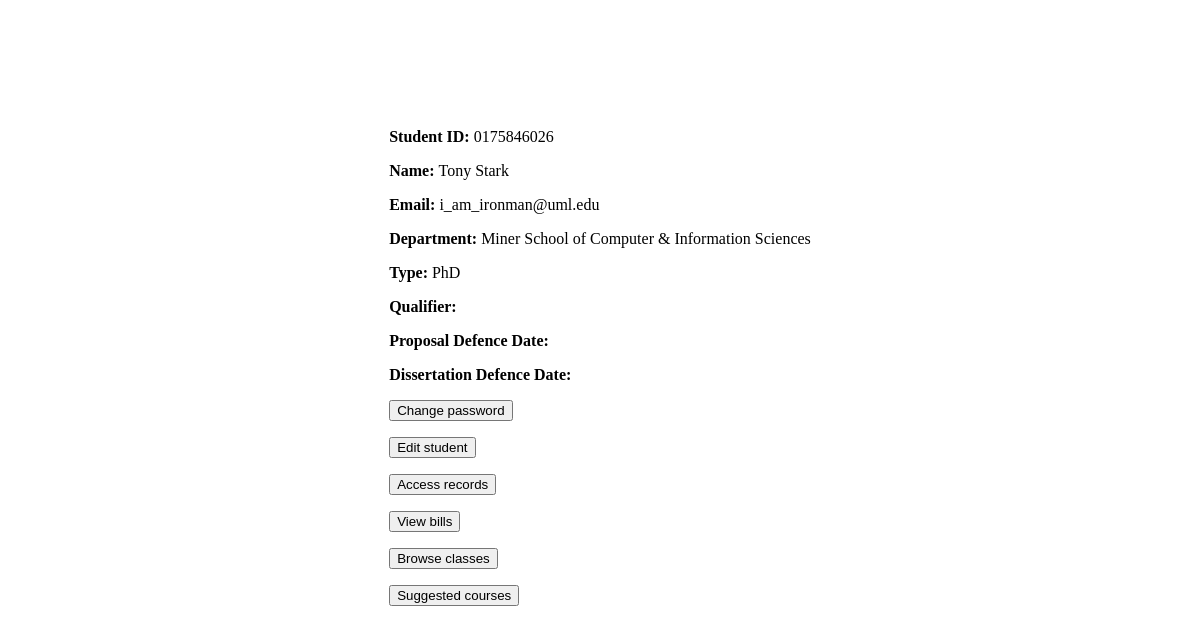
Page /src/student.php?student_id=0175846026 on the earlier database version.
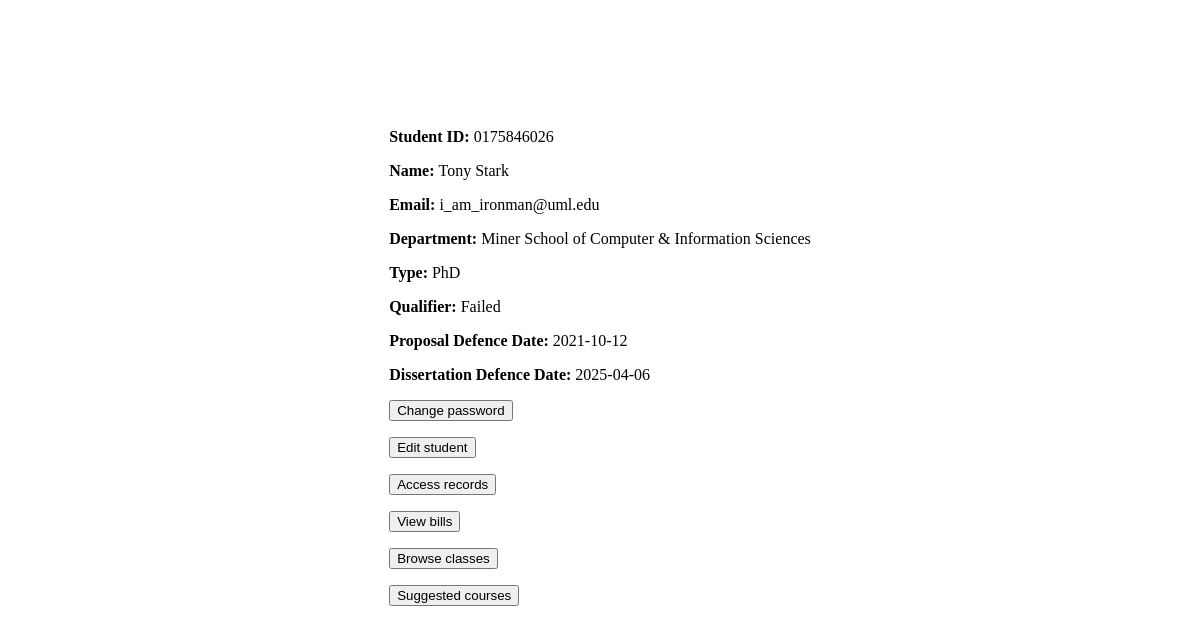
Same page on the later database version.
### tables this page shows
create table PhD (
    student_id varchar(10),
    qualifier varchar(30),
    proposal_defence_date date,
    dissertation_defence_date date,
    primary key (student_id),
    foreign key (student_id) references student (student_id) on delete cascade
);

### src/common/pdo.php (called while the page is built)
<?php
function pdo_connect(): PDO
{
    $config = require __DIR__ . '/config.php';
    $database_config = $config['database'];
    $host = $database_config['host'];
    $dbname = $database_config['dbname'];
    $username = $database_config['username'];
    $password = $database_config['password'];
    return new PDO(
        "mysql:host=$host;dbname=$dbname;charset=utf8mb4",
        $username,
        $password,
        [
            PDO::ATTR_ERRMODE => PDO::ERRMODE_EXCEPTION,
            PDO::ATTR_DEFAULT_FETCH_MODE => PDO::FETCH_ASSOC,
            PDO::ATTR_EMULATE_PREPARES => false
        ]
    );
}
function pdo_instance(bool $original = false): PDO|null
{
    static $pdo;
    if ($original) {
        return $pdo;
    }
    if (!$pdo) {
        $pdo = pdo_connect();
    }
    return $pdo;
}
function bind_params(PDOStatement $stmt, array $params): PDOStatement
{
    foreach ($params as $key => $value) {
        $stmt->bindValue(':' . $key, $value);
    }
    return $stmt;
}
function execute(PDOStatement $stmt, array $params = []): bool
{
    if ($params !== []) {
        bind_params($stmt, $params);
    }
    return $stmt->execute();
}

### src/service/student.php (called while the page is built, shortened)
<?php
require_once __DIR__ . '/../minimal.php';
function get_student_by_id(string $student_id): array|null
{
    $stmt = pdo_instance()->prepare(
        "
            SELECT * FROM student
            WHERE student_id = :student_id
        "
    );
    execute($stmt, ["student_id" => $student_id]);
    return $stmt->rowCount() === 0 ? null : $stmt->fetch();
}
function get_undergraduate(string $student_id): array|null
{
    $stmt = pdo_instance()->prepare(
        "
            SELECT * FROM undergraduate
            WHERE student_id = :student_id
        "
    );
    execute($stmt, ['student_id' => $student_id]);
    return $stmt->rowCount() === 0 ? null : $stmt->fetch();
}
function get_master(string $student_id): array|null
{
    $stmt = pdo_instance()->prepare(
        "
            SELECT * FROM master
            WHERE student_id = :student_id
        "
    );
    execute($stmt, ['student_id' => $student_id]);
    return $stmt->rowCount() === 0 ? null : $stmt->fetch();
}
function get_phd(string $student_id): array|null
{
    $stmt = pdo_instance()->prepare(
        "
            SELECT * FROM PhD
            WHERE student_id = :student_id
        "
    );
    execute($stmt, ['student_id' => $student_id]);
    return $stmt->rowCount() === 0 ? null : $stmt->fetch();
}
function get_student_type(string $student_id): string
{
    if (get_undergraduate($student_id) !== null) {
        return StudentType::UNDERGRADUATE;
    }
    if (get_master($student_id) !== null) {
        return StudentType::MASTER;
    }
    if (get_phd($student_id) !== null) {
        return StudentType::PHD;
    }
    return '';
}
function get_student_subclass(
    string $student_id,
    string $type,
): array {
    $validTypes = [
        StudentType::UNDERGRADUATE,
        StudentType::MASTER,
        StudentType::PHD,
    ];
    $table = $type;
    $stmt = pdo_instance()->prepare(
        "
            SELECT *
            FROM {$table}
            Where student_id = :student_id
        "
    );
    execute($stmt, ['student_id' => $student_id]);
    return $stmt->fetch();
}

### src/minimal.php (called while the page is built, shortened)
<?php
require_once __DIR__ . '/common/pdo.php';
function build_url(string $url, array $params = []): string
{
    $query_string = $params ? '?' . http_build_query($params, '', '&') : '';
    return $url . $query_string;
}

### src/student.php (the view, shortened to what the changed rows need)
<?php
require_once 'service/student.php';
$student_id = $_GET['student_id'];
$student = get_student_by_id($student_id);
$student_type = get_student_type($student_id);
$student_subclass = get_student_subclass($student_id, $student_type);
$student_type = get_student_type($student_id);
$change_password_url = build_url(Page::CHANGE_PASSWORD, [
    'email' => $student['email']
]);
$edit_student_url = build_url(Page::EDIT_STUDENT, [
    'student_id' => $student_id
]);
$access_records_url = build_url(Page::COURSE_HISTORY, [
    'student_id' => $student_id
]);
$view_bills_url = build_url(Page::STUDENT_BILLS, [
    'student_id' => $student_id
]);
$browse_classes_url = build_url(Page::BROWSE, [
    'student_id' => $student_id
]);
$suggested_course_url = build_url(Page::SUGGESTED_COURSES, [
    'student_id' => $student_id,
    'semester' => 'Fall',
    'year' => 2025
]);
?>
<html lang="en">
<head>
</head>
<body>
<div style="display: flex; justify-content: center; margin-top: 16vh;">
  <div style="display: flex; flex-direction: column; gap: 1rem;">
    <div><b>Student ID: </b> <?= $student['student_id'] ?></div>
    <div><b>Name: </b> <?= $student['name'] ?></div>
    <div><b>Email: </b> <?= $student['email'] ?></div>
    <div><b>Department: </b> <?= $student['dept_name'] ?></div>
    <div><b>Type: </b> <?= $student_type ?></div>
      <?php if ($student_type === StudentType::PHD): ?>
        <div>
          <b>Qualifier: </b>
            <?= $student_subclass['qualifier'] ?>
        </div>
        <div>
          <b>Proposal Defence Date: </b>
            <?= $student_subclass['proposal_defence_date'] ?>
        </div>
        <div>
          <b>Dissertation Defence Date: </b>
            <?= $student_subclass['dissertation_defence_date'] ?>
        </div>
      <?php endif ?>
    <a href="<?= $change_password_url ?>">
      <button>Change password</button>
    </a>
    <a href="<?= $edit_student_url ?>">
      <button>Edit student</button>
    </a>
    <a href="<?= $access_records_url ?>">
      <button>Access records</button>
    </a>
    <a href="<?= $view_bills_url ?>">
      <button>View bills</button>
    </a>
    <a href="<?= $browse_classes_url ?>">
      <button>Browse classes</button>
    </a>
    <a href="<?= $suggested_course_url ?>">
      <button>Suggested courses</button>
    </a>
  </div>
</div>
</body>
</html>

Differences in the rows shown:
now on this page (row edited): phd: qualifier "Failed", proposal_defence_date "2021-10-12", dissertation_defence_date "2025-04-06"
